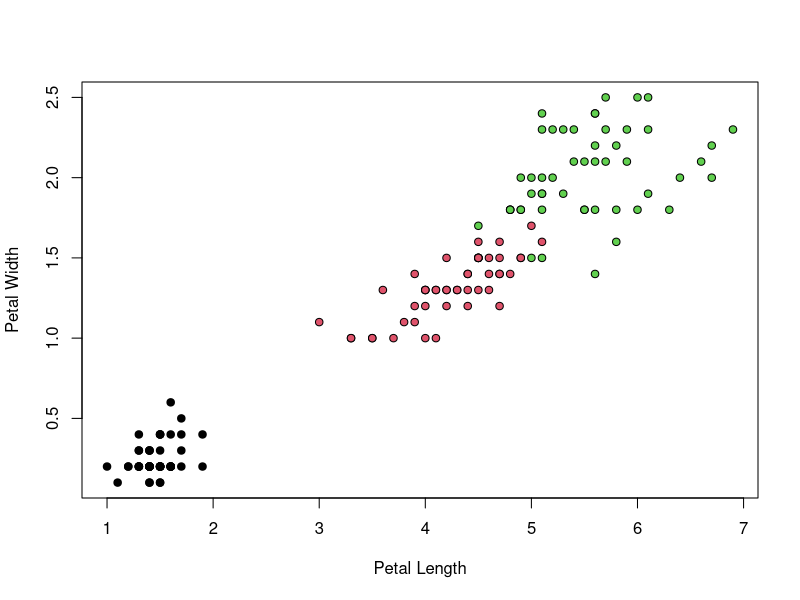
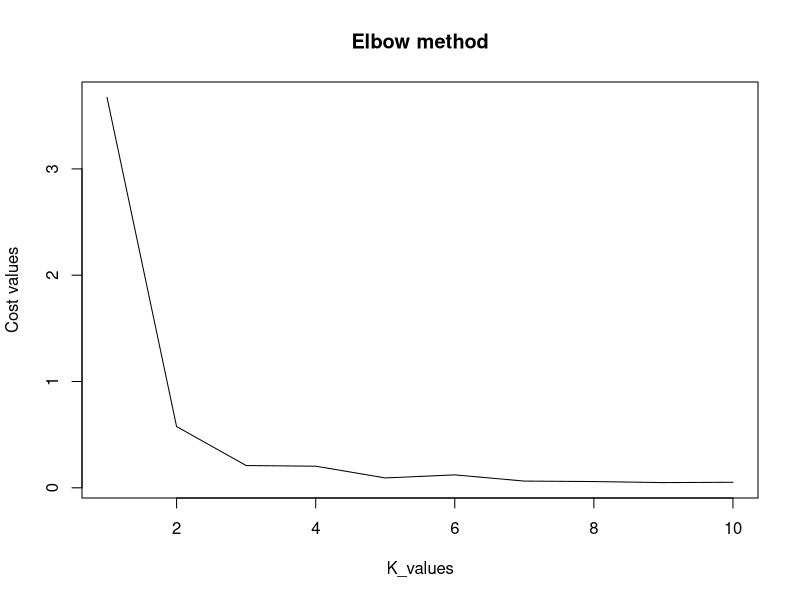

The R source for these figures, in order: (Note: this script raises an error after producing the figures.)
#what is to be done

#Decide the number of clusters (k)
#Select k random points from the data as centroids
#Assign all the points to the nearest cluster centroid
#Calculate the centroid of newly formed clusters
#Repeat steps 3 and 4

#Runs until the centroids of newly formed clusters do not change 
#or the maximum number of iterations are reached

plot(x = iris$Petal.Length, y = iris$Petal.Width, pch=21,
     bg=c(1,2,3)[unclass(iris$Species)], xlab = "Petal Length",
     ylab="Petal Width")
no.datapoints=length(iris$Species)
j_func=c(seq(1,10))
j_calc=0
for (k in 1:10) 
  {
  iriscluster=kmeans(iris[,3:4],centers = k)
    for (j in 1:k) 
      {
      for (i in 1:no.datapoints) 
        {
        if(iriscluster$cluster[i]==j)
          {
          d=(dist(rbind(iriscluster$centers[j,],iris[i,3:4])))^2
          j_calc=j_calc+d
        }
      }
    }
  j_func[k]=j_calc/no.datapoints
  j_calc=0
}
plot(x = c(1:10),y = j_func,type = "l",xlab = "K_values", 
     ylab = "Cost values", main="Elbow method")

#elbow function for K-medoids

no.datapoints=length(iris$Species) #finding the number of data points
j_func=c(seq(1,10))
j_calc=0 
# using 3 loops to calculate the value of J
for (k in 1:10) 
{
  dfcluster=pam(iris[,1:4], k)
  for (j in 1:k) 
  {
    for (i in 1:no.datapoints) 
    {
      if(dfcluster$clustering[i]==j)
      {
        d=(dist(rbind(dfcluster$medoids[j,],iris[i,1:4])))^2
        j_calc=j_calc+d
      }
    }
  }
  j_func[k]=j_calc/no.datapoints
  j_calc=0
}
j_func
plot(x = c(1:10),y = j_func,type = "l",xlab = "K_values", 
     ylab = "Cost values", main="Elbow method")




#Jagota Index

no.datapoints=length(iris$Species)
j_func=c(seq(1,10))
j_calc=0
count=0
sum=0
for (k in 1:10) 
{
  iriscluster=kmeans(iris[,3:4],centers = k)
  for (j in 1:k) 
  {
    for (i in 1:no.datapoints) 
    {
      if(iriscluster$cluster[i]==j)
      {
        count=count+1
        d=(dist(rbind(iriscluster$centers[j,],iris[i,3:4])))
        j_calc=j_calc+d
      }
    }
    clus_xi=j_calc/count
    j_calc=0
    count=0
    sum=sum+clus_xi
  }
  j_func[k]=sum
  sum=0
}
plot(x = c(1:10),y = j_func,type = "l",xlab = "K_values", 
     ylab = "Q", main="Cluster quality measure")


#Finding elbow for USarrest attributes Murder and Assault.

no.datapoints=length(USArrests$Murder)
j_func=c(seq(1,10))
j_calc=0
for (k in 1:10) 
{
  UScluster=kmeans(USArrests[,1:2],centers = k)
  for (j in 1:k) 
  {
    for (i in 1:no.datapoints) 
    {
      if(UScluster$cluster[i]==j)
      {
        d=(dist(rbind(UScluster$centers[j,],USArrests[i,1:2])))^2
        j_calc=j_calc+d
      }
    }
  }
  j_func[k]=j_calc/no.datapoints
  j_calc=0
}

plot(x = c(1:10),y = j_func,type = "l",xlab = "K_values", 
     ylab = "Cost values", main="Elbow method")


#Finding elbow for USarrest attributes Rape and Urban pop.

no.datapoints=length(USArrests$Murder)
j_func=c(seq(1,10))
j_calc=0
for (k in 1:10) 
{
  UScluster=kmeans(USArrests[,3:4],centers = k)
  for (j in 1:k) 
  {
    for (i in 1:no.datapoints) 
    {
      if(UScluster$cluster[i]==j)
      {
        d=(dist(rbind(UScluster$centers[j,],USArrests[i,3:4])))^2
        j_calc=j_calc+d
      }
    }
  }
  j_func[k]=j_calc/no.datapoints
  j_calc=0
}

plot(x = c(1:10),y = j_func,type = "l",xlab = "K_values", 
     ylab = "Cost values", main="Elbow method")

